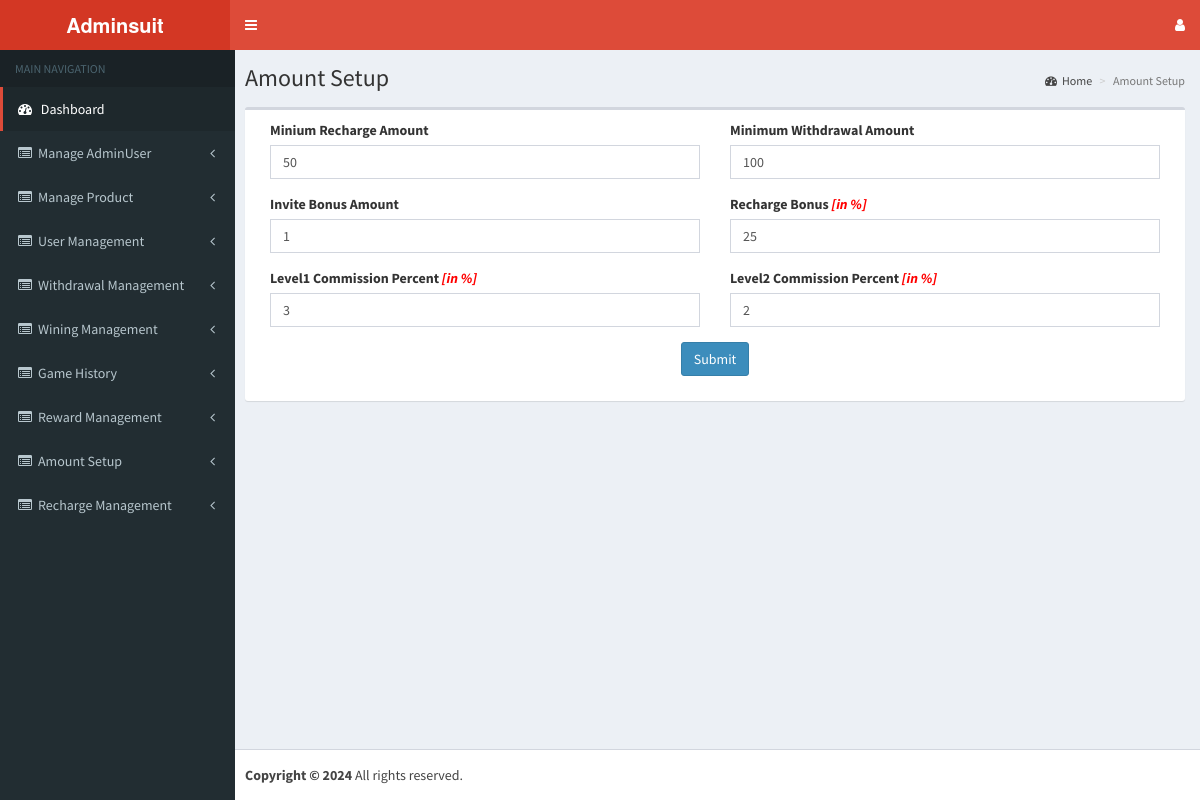
Screenshot of /admin/manage_amount.php (signed in) with the database file from the repository.
### tables this page shows
CREATE TABLE `services` (
  `id` int(11) NOT NULL,
  `services` varchar(255) NOT NULL,
  `url` varchar(255) NOT NULL,
  `status` varchar(255) NOT NULL
);

CREATE TABLE `tbl_paymentsetting` (
  `id` int(11) NOT NULL,
  `rechargeamount` varchar(500) NOT NULL,
  `withdrawalamount` varchar(500) NOT NULL,
  `bonusamount` varchar(500) NOT NULL,
  `rechargebonus` varchar(500) NOT NULL COMMENT 'in%age',
  `level1` varchar(300) NOT NULL COMMENT 'In%age',
  `level2` varchar(300) NOT NULL COMMENT 'In%age'
);

### admin/manage_amount.php (the view, shortened to what this page needs)
<?php
include ("include/connection.php");
?>
<!DOCTYPE html>
<html>
<head>
  <link rel="stylesheet" href="bootstrap/css/bootstrap.min.css">
  <link rel="stylesheet" href="https://cdnjs.cloudflare.com/ajax/libs/font-awesome/4.5.0/css/font-awesome.min.css">
  <link rel="stylesheet" href="https://cdnjs.cloudflare.com/ajax/libs/ionicons/2.0.1/css/ionicons.min.css">
  <link rel="stylesheet" href="dist/css/AdminLTE.min.css">
  <link rel="stylesheet" href="dist/css/skins/_all-skins.min.css">
  <link rel="stylesheet" href="plugins/iCheck/flat/blue.css">
  <link rel="stylesheet" href="plugins/morris/morris.css">
  <link rel="stylesheet" href="plugins/jvectormap/jquery-jvectormap-1.2.2.css">
  <link rel="stylesheet" href="plugins/datepicker/datepicker3.css">
  <link rel="stylesheet" href="plugins/daterangepicker/daterangepicker-bs3.css">
  <link rel="stylesheet" href="plugins/bootstrap-wysihtml5/bootstrap3-wysihtml5.min.css">
<link rel="stylesheet" href="plugins/datatables/dataTables.bootstrap.css">
<link rel="stylesheet" href="plugins/select2/select2.min.css">
<link rel="stylesheet" href="plugins/iCheck/all.css">
<link rel="stylesheet" type="text/css" href="css/jquery.multiselect.css" />
<link rel="stylesheet" type="text/css" href="css/jquery-ui.css" />
  <link rel="stylesheet" href="css/style.css">
</head>
<body class="hold-transition skin-red sidebar-mini">
<div class="wrapper">
<?php include ("include/header.inc.php");?>
 <?php include ("include/navigation.inc.php");
 $sql="select* FROM `tbl_paymentsetting` WHERE id='1'";
$query=mysqli_query($con,$sql);
$role=mysqli_fetch_array($query);
 ?>
  <div class="content-wrapper">
    <section class="content-header">
      <h1>Amount Setup</h1>
      <ol class="breadcrumb">
        <li><a href="desktop.php"><i class="fa fa-dashboard"></i>Home</a></li>
        <li class="active">Amount Setup</li>
      </ol>
    </section>
    <section class="content">
      <div class="row">
      <div class="col-xs-12 text-center">
          <?php if(isset($_GET['msg'])=="updt"){ ?>
              <span class="text-center red_txt">Update Successfully......</span><?php  } ?></div>
        <div class="col-xs-12">
          <div class="box">
      <form id="formID" name="formID" method="post" action="<?php echo $_SERVER['PHP_SELF'];?>" enctype="multipart/form-data">
            <div class="box-body">
<div class="col-sm-6">
              <div class="form-group">
              <label>Minium Recharge Amount</label>
              <input type="text" class="form-control" onkeypress="return isNumber(event)" name="mra" id="mra" required value="<?php echo $role['rechargeamount'];?>">
              </div>
              </div>
  <div class="col-sm-6">
              <div class="form-group">
              <label>Minimum Withdrawal Amount</label>
              <input type="text" class="form-control" onkeypress="return isNumber(event)" name="mwa" id="mwa" required value="<?php echo $role['withdrawalamount'];?>">
              </div>
              </div>
 <div class="col-sm-6">
              <div class="form-group">
              <label>Invite Bonus Amount</label>
              <input type="text" class="form-control" onkeypress="return isNumber(event)" name="ib" id="ib" required value="<?php echo $role['bonusamount'];?>">
              </div>
              </div>
<div class="col-sm-6">
              <div class="form-group">
              <label>Recharge Bonus <i class="red_txt">[in %]</i></label>
              <input type="text" class="form-control" onkeypress="return isNumber(event)" name="rb" id="rb" required value="<?php echo $role['rechargebonus'];?>">
              </div>
              </div>
 <div class="col-sm-6">
              <div class="form-group">
              <label>Level1 Commission Percent <i class="red_txt">[in %]</i></label>
              <input type="text" class="form-control" name="level1" id="level1" required value="<?php echo $role['level1'];?>">
              </div>
              </div>
<div class="col-sm-6">
              <div class="form-group">
              <label>Level2 Commission Percent <i class="red_txt">[in %]</i></label>
              <input type="text" class="form-control"  name="level2" id="level2" required value="<?php echo $role['level2'];?>">
              </div>
              </div>
             <div class="clearfix"></div>
              <div class="form-group">
              <div class="text-center">
 <input type="submit" class="btn btn-primary" value="Submit"  name="submit" ></div>
                </div>
               </div>
          </form>
          </div>
        </div>
      </div>
    </section>
  </div>
<?php include("include/footer.inc.php"); ?>
</div>
</body>
</html>

### admin/include/navigation.inc.php (shortened to what this page needs)
<aside class="main-sidebar">
  <section class="sidebar">
  <ul class="sidebar-menu">
    <li class="header">MAIN NAVIGATION</li>
    <?php $session_role=$_SESSION['role_id'];
    $url = basename($_SERVER['PHP_SELF']) . '';
    $chkurl=mysqli_query($con,"select `id`,`p_id` from `child_menu` where `url`='".$url."' and `status`='1'");
    $chkurl_result=mysqli_fetch_array($chkurl);
    $chk= $chkurl_result['p_id'];
    $valurl=mysqli_query($con,"SELECT * FROM `task` where `role_id`='".$session_role."' And task  like '%$chk%' and `status`='1'");
    $val_row=mysqli_num_rows($valurl);
    if($val_row=='0'){
      session_start();
      session_unset();
      session_destroy();
      header("location:index.php?msg1=notauthorized");
    }else{
      $task=mysqli_query($con,"select * from `task` where `role_id`='".$session_role."' and `status`='1'");
      $task_result=mysqli_fetch_array($task);
      $taskid=$task_result['task'];
      $parent=mysqli_query($con,"Select * from `services` where id in($taskid) And `status`='1'");
      while(@$parent_array=mysqli_fetch_array($parent)){
        if($parent_array['url']=='desktop.php'){
          ?>
          <li class="active treeview"> <a href="<?php echo $parent_array['url']; ?>"> <i class="fa fa-dashboard"></i> <span><?php echo $parent_array['services']; ?></span> </a></li>
        <?php }else{?>
          <li class="treeview"> <a href="<?php echo $parent_array['url']; ?>"> <i class="fa fa-list-alt"></i><span><?php echo $parent_array['services']; ?></span><i class="fa fa-angle-left pull-right"></i></a>
          </li>
        <?php }
      }}
      ?>
      <li>&nbsp;</li>
      <li>&nbsp;</li>
    </ul>
  </section><br />
</aside>

### rows the page displays
services: services "Dashboard"
services: services "Manage AdminUser"
services: services "Manage Product"
services: services "User Management"
services: services "Withdrawal Management"
services: services "Wining Management"
services: services "Game History"
services: services "Reward Management"
services: services "Amount Setup"
services: services "Recharge Management"
tbl_paymentsetting: mra "50", mwa "100", ib "1", rb "25", level1 "3", level2 "2"
